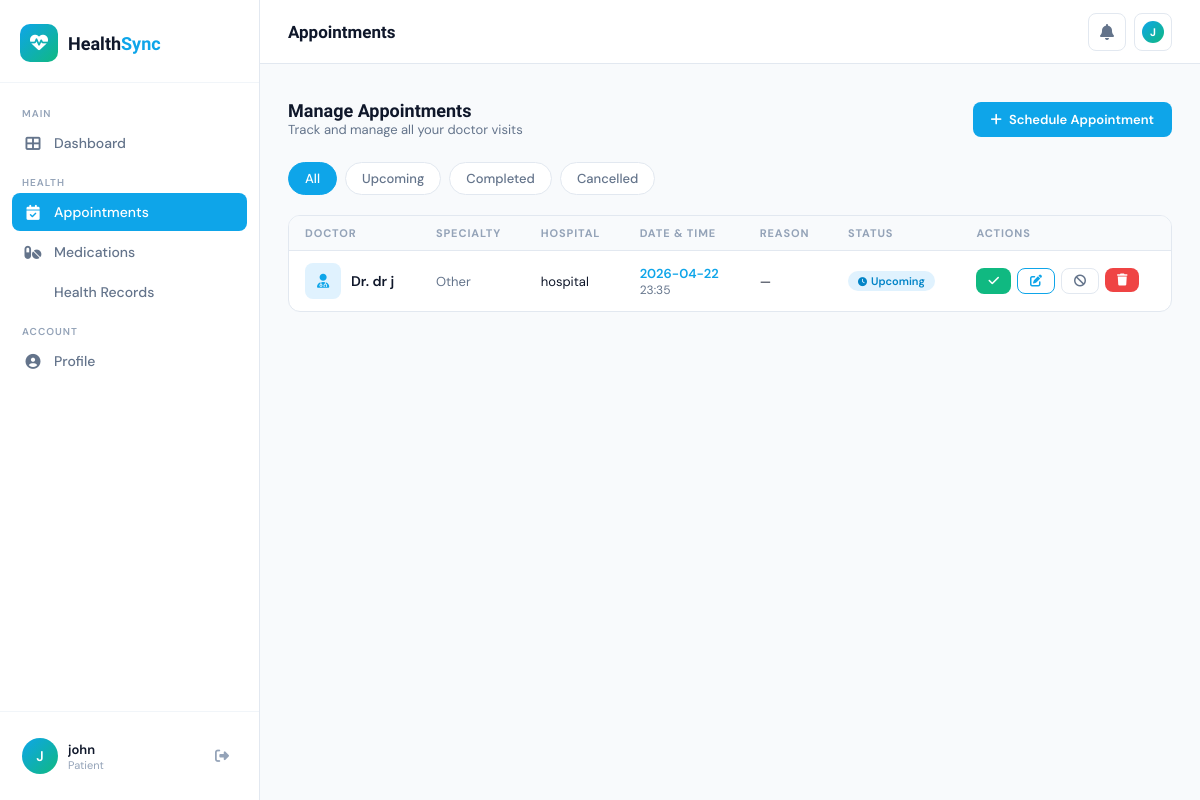
The app's page /appointments (signed in) with its own data.
### tables this page shows
CREATE TABLE appointments (
            id INTEGER PRIMARY KEY AUTOINCREMENT,
            user_id INTEGER NOT NULL,
            doctor_name TEXT NOT NULL,
            specialty TEXT,
            hospital TEXT,
            appointment_date TEXT NOT NULL,
            appointment_time TEXT NOT NULL,
            reason TEXT,
            status TEXT DEFAULT 'upcoming',
            notes TEXT,
            created_at TIMESTAMP DEFAULT CURRENT_TIMESTAMP,
            FOREIGN KEY (user_id) REFERENCES users(id)
        );

### app.py (the view)
@app.route('/appointments')
@login_required
def appointments():
    db = get_db()
    uid = session['user_id']
    today = date.today().isoformat()
    all_appts = db.execute("SELECT * FROM appointments WHERE user_id=? ORDER BY appointment_date DESC, appointment_time DESC", (uid,)).fetchall()
    db.close()
    return render_template('appointments.html', appointments=all_appts, today=today)

### app.py (called while the page is built)
def get_db():
    db = sqlite3.connect('healthsync.db')
    db.row_factory = sqlite3.Row
    return db

def login_required(f):
    @wraps(f)
    def decorated(*args, **kwargs):
        if 'user_id' not in session:
            return redirect(url_for('login'))
        return f(*args, **kwargs)
    return decorated

### template/appointments.html (shortened to what this page needs)
{% extends 'base.html' %}
{% block page_title %}Appointments{% endblock %}
{% block content %}
<div style="display:flex;align-items:center;justify-content:space-between;margin-bottom:24px;flex-wrap:wrap;gap:12px;">
  <div>
    <div style="font-family:'Sora',sans-serif;font-size:18px;font-weight:700;">Manage Appointments</div>
    <div style="color:var(--text-muted);font-size:13px;">Track and manage all your doctor visits</div>
  </div>
  <button class="btn btn-primary" onclick="openModal('addApptModal')">
    <i class="fas fa-plus"></i> Schedule Appointment
  </button>
</div>
<div style="display:flex;gap:8px;margin-bottom:20px;flex-wrap:wrap;">
  <button class="filter-tab active" data-filter="all" onclick="filterAppts('all',this)">All</button>
  <button class="filter-tab" data-filter="upcoming" onclick="filterAppts('upcoming',this)">Upcoming</button>
  <button class="filter-tab" data-filter="completed" onclick="filterAppts('completed',this)">Completed</button>
  <button class="filter-tab" data-filter="cancelled" onclick="filterAppts('cancelled',this)">Cancelled</button>
</div>
{% if appointments %}
<div class="card">
  <div class="table-wrapper">
    <table>
      <thead>
        <tr>
          <th>Doctor</th>
          <th>Specialty</th>
          <th>Hospital</th>
          <th>Date & Time</th>
          <th>Reason</th>
          <th>Status</th>
          <th>Actions</th>
        </tr>
      </thead>
      <tbody>
        {% for appt in appointments %}
        <tr class="appt-row" data-status="{{ appt.status }}">
          <td>
            <div style="display:flex;align-items:center;gap:10px;">
              <div style="width:36px;height:36px;border-radius:8px;background:var(--primary-light);display:flex;align-items:center;justify-content:center;flex-shrink:0;">
                <i class="fas fa-user-md" style="color:var(--primary);font-size:14px;"></i>
              </div>
              <div style="font-weight:600;font-size:14px;">Dr. {{ appt.doctor_name }}</div>
            </div>
          </td>
          <td style="font-size:13px;color:var(--text-muted);">{{ appt.specialty or '—' }}</td>
          <td style="font-size:13px;">{{ appt.hospital or '—' }}</td>
          <td>
            <div style="font-size:13px;font-weight:600;color:var(--primary);">{{ appt.appointment_date }}</div>
            <div style="font-size:12px;color:var(--text-muted);">{{ appt.appointment_time }}</div>
          </td>
          <td style="font-size:13px;max-width:150px;white-space:nowrap;overflow:hidden;text-overflow:ellipsis;">{{ appt.reason or '—' }}</td>
          <td>
            {% if appt.status == 'upcoming' %}<span class="badge badge-primary"><i class="fas fa-clock" style="font-size:9px;"></i> Upcoming</span>
            {% elif appt.status == 'completed' %}<span class="badge badge-success"><i class="fas fa-check" style="font-size:9px;"></i> Completed</span>
            {% else %}<span class="badge badge-danger">Cancelled</span>{% endif %}
          </td>
          <td>
            <div style="display:flex;gap:6px;">
              {% if appt.status == 'upcoming' %}
              <button class="btn btn-sm btn-success" title="Mark Complete" onclick="submitAction({{ appt.id }},'complete')"><i class="fas fa-check"></i></button>
              <button class="btn btn-sm btn-outline" title="Reschedule" onclick="openReschedule({{ appt.id }})"><i class="fas fa-edit"></i></button>
              <button class="btn btn-sm btn-ghost" title="Cancel" onclick="submitAction({{ appt.id }},'cancel')"><i class="fas fa-ban"></i></button>
              {% endif %}
              <form method="POST" action="/appointments/delete/{{ appt.id }}" style="display:inline;" onsubmit="return confirm('Delete this appointment?')">
                <button class="btn btn-sm btn-danger" title="Delete"><i class="fas fa-trash"></i></button>
              </form>
            </div>
          </td>
        </tr>
        {% endfor %}
      </tbody>
    </table>
  </div>
</div>
{% endif %}
{% endblock %}

### template/base.html (style rules this page uses)
:root { --primary: #0EA5E9; --primary-dark: #0284C7; --primary-light: #E0F2FE; --accent: #10B981; --accent-light: #D1FAE5; --warning: #F59E0B; --danger: #EF4444; --danger-light: #FEE2E2; --text: #0F172A; --text-muted: #64748B; --text-light: #94A3B8; --bg: #F8FAFC; --surface: #FFFFFF; --border: #E2E8F0; --border-light: #F1F5F9; --sidebar-width: 260px; --radius: 12px; --radius-sm: 8px; --shadow: 0 1px 3px rgba(0,0,0,.06), 0 4px 16px rgba(0,0,0,.04); --shadow-md: 0 4px 24px rgba(14,165,233,.12); }
* { margin:0; padding:0; box-sizing:border-box; }
body { font-family:'DM Sans',sans-serif; background:var(--bg); color:var(--text); min-height:100vh; }
.card { background:var(--surface); border-radius:var(--radius); border:1px solid var(--border); overflow:hidden; }
.btn { display:inline-flex; align-items:center; gap:7px; padding:9px 18px; border-radius:var(--radius-sm); font-size:13px; font-weight:600; cursor:pointer; border:none; transition:.2s; font-family:inherit; }
.btn-primary { background:var(--primary); color:#fff; }
.btn-outline { background:transparent; color:var(--primary); border:1.5px solid var(--primary); }
.btn-ghost { background:transparent; color:var(--text-muted); border:1.5px solid var(--border); }
.btn-danger { background:var(--danger); color:#fff; }
.btn-sm { padding:6px 12px; font-size:12px; }
.btn-success { background:var(--accent); color:#fff; }
.badge { display:inline-flex; align-items:center; gap:4px; padding:3px 10px; border-radius:20px; font-size:11px; font-weight:600; }
.badge-primary { background:var(--primary-light); color:var(--primary-dark); }
.table-wrapper { overflow-x:auto; }
table { width:100%; border-collapse:collapse; }
th { font-size:11px; font-weight:700; color:var(--text-light); text-transform:uppercase; letter-spacing:.08em; padding:10px 16px; background:var(--bg); border-bottom:1px solid var(--border); text-align:left; }
td { padding:12px 16px; border-bottom:1px solid var(--border-light); font-size:14px; vertical-align:middle; }
tr:last-child td { border:none; }

### template/appointments.html (style rules this page uses)
.filter-tab { padding:7px 16px; border-radius:20px; border:1.5px solid var(--border); background:var(--surface); font-size:13px; font-weight:500; cursor:pointer; color:var(--text-muted); transition:.2s; font-family:inherit; }
.filter-tab.active { background:var(--primary); color:#fff; border-color:var(--primary); }

### records on screen
appointments: doctor_name "dr j", specialty "Other", hospital "hospital", appointment_date "2026-04-22", appointment_time "23:35", reason "—", status "upcoming" (drawn)

### other values on screen
{{ session.user_name[0]|upper if session.user_name else 'U' }} "J"
{{ session.user_name }} "john"
